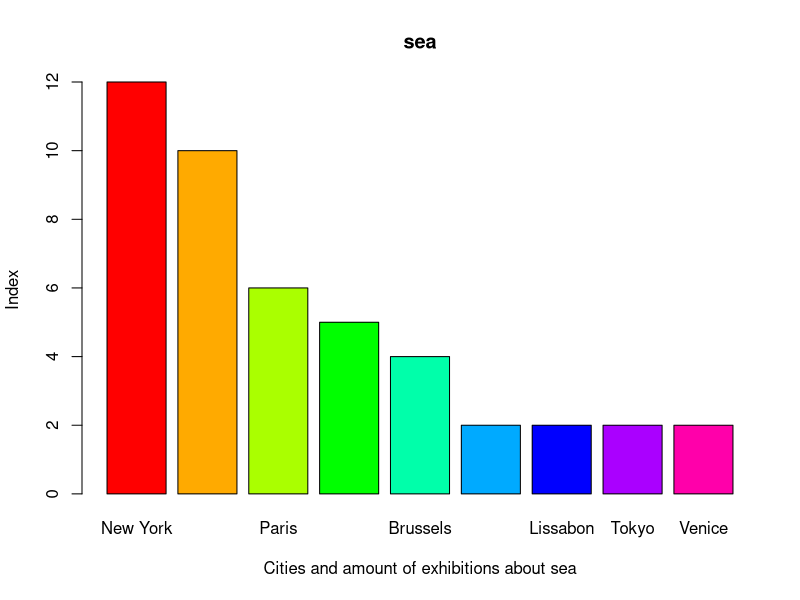

Reproduce this figure in R.
library(readr)
Sea_bar <- read_delim("Sea_bar.csv", delim = ";", escape_double = FALSE, trim_ws = TRUE)
View(Sea_bar)


# Filter out rows with index <= 1
filtered_data <- Sea_bar[Sea_bar$index > 1,]

# Create the barplot
barplot(height = filtered_data$index, 
        names.arg = filtered_data$city, 
        xlab = "Cities and amount of exhibitions about sea",
        ylab = "Index",
        main = "sea",
        col = rainbow(nrow(filtered_data)))